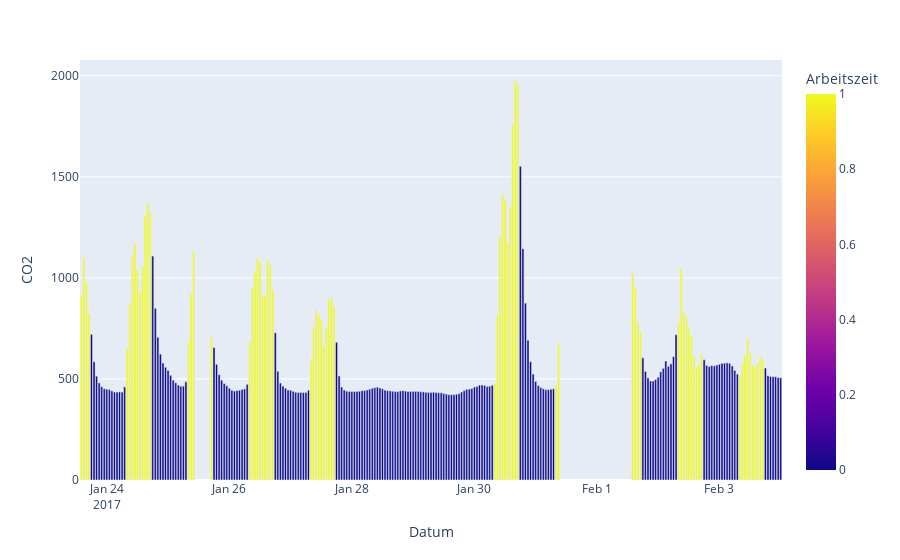

The code cell stored with this chart in its notebook:
### Code cell
px.bar(df.resample("h").mean(),y="CO2",color="Anwesenheit")

### Figure 1 — Plotly figure (JSON) as saved in the notebook; plotly's stock layout.template omitted (floating-point values rounded to 4 significant figures; data arrays with more than 128 entries replaced by an {"elided": "..."} marker saying what was removed)
{"data": [{"alignmentgroup": "True", "hovertemplate": "Datum=%{x}<br>CO2=%{y}<br>Arbeitszeit=%{marker.color}<extra></extra>", "legendgroup": "", "marker": {"color": {"elided": "275 int values"}, "coloraxis": "coloraxis", "pattern": {"shape": ""}}, "name": "", "offsetgroup": "", "orientation": "v", "showlegend": false, "textposition": "auto", "type": "bar", "x": {"elided": "275 str values"}, "xaxis": "x", "y": {"elided": "275 float values"}, "yaxis": "y"}], "layout": {"barmode": "relative", "coloraxis": {"colorbar": {"title": {"text": "Arbeitszeit"}}, "colorscale": [[0, "#0d0887"], [0.1111, "#46039f"], [0.2222, "#7201a8"], [0.3333, "#9c179e"], [0.4444, "#bd3786"], [0.5556, "#d8576b"], [0.6667, "#ed7953"], [0.7778, "#fb9f3a"], [0.8889, "#fdca26"], [1, "#f0f921"]]}, "legend": {"tracegroupgap": 0}, "margin": {"t": 60}, "xaxis": {"anchor": "y", "domain": [0, 1], "title": {"text": "Datum"}}, "yaxis": {"anchor": "x", "domain": [0, 1], "title": {"text": "CO2"}}}}
